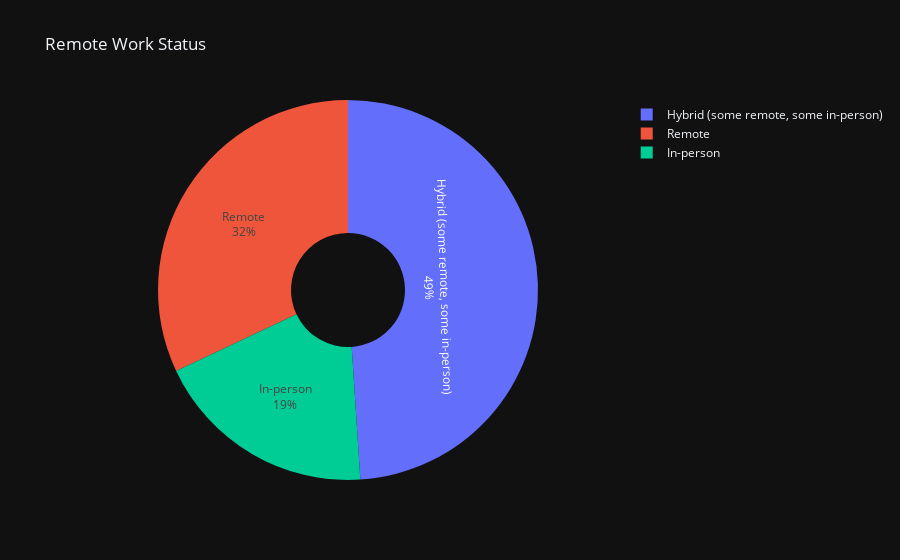

This figure's notebook cell:
### Markdown cell above
# Remote Work 

COVID-19 has changed the way people work, with many companies adopting remote work policies. We will create a pie chart to visualize the distribution of remote work status.

## Insight:
- The hybrid model is the most common remote work status among data scientists.
- A significant percentage of data scientists work fully remotely.
- A small percentage of data scientists do not work remotely.

### Code cell
import plotly.graph_objects as go

remote_work_counts = df_ai['RemoteWork'].value_counts()

fig = go.Figure(data=[go.Pie(labels=remote_work_counts.index, 
                             values=remote_work_counts.values, 
                             textinfo='percent+label', 
                             hole=.3)])

fig.update_layout(title_text='Remote Work Status')

fig.show()

### Figure 1 — Plotly figure (JSON) as saved in the notebook; plotly's stock layout.template omitted (floating-point values rounded to 4 significant figures)
{"data": [{"hole": 0.3, "labels": ["Hybrid (some remote, some in-person)", "Remote", "In-person"], "textinfo": "percent+label", "values": [1583, 1035, 615], "type": "pie"}], "layout": {"title": {"text": "Remote Work Status"}}}
